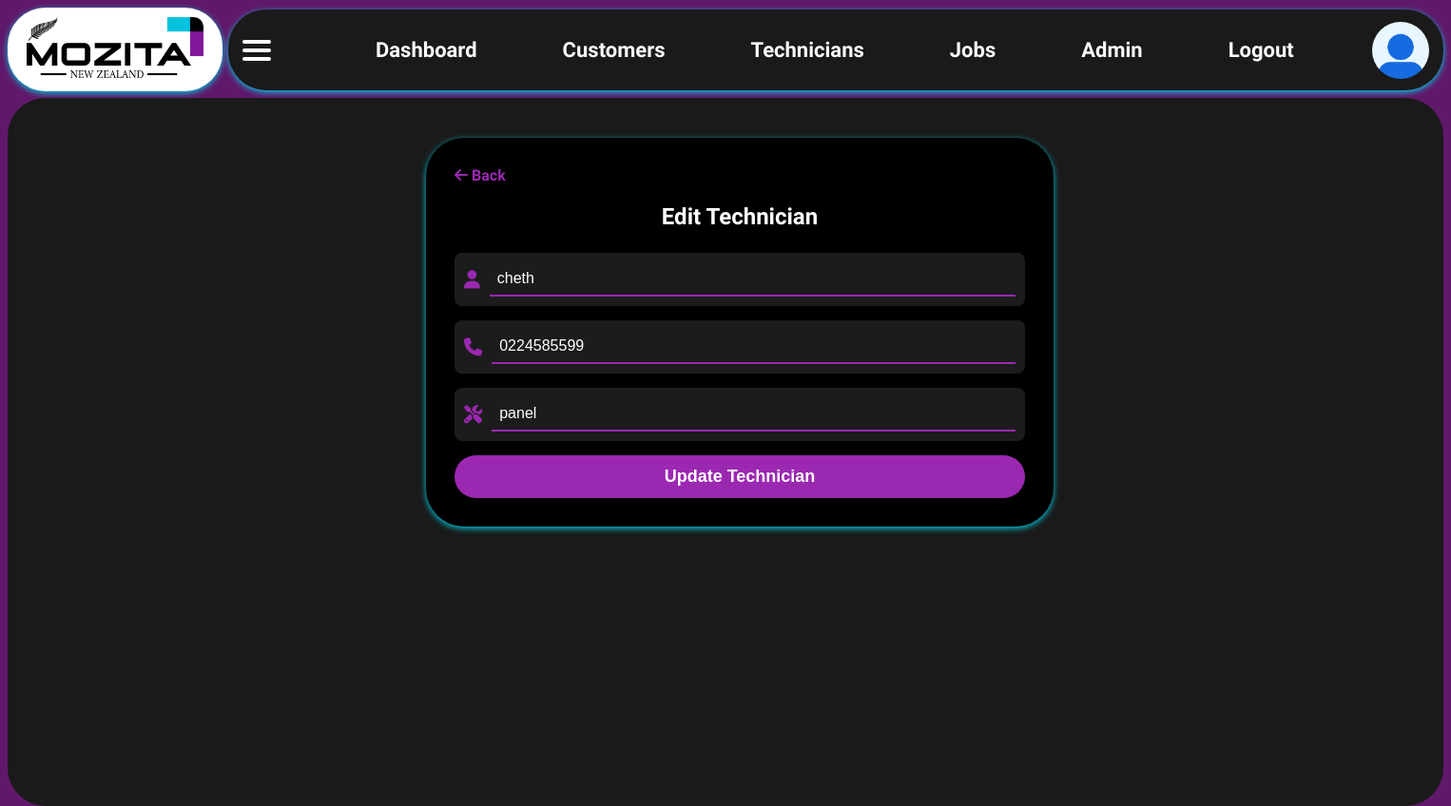
The page /edit_technician/1 (signed in) on the database as committed earlier.
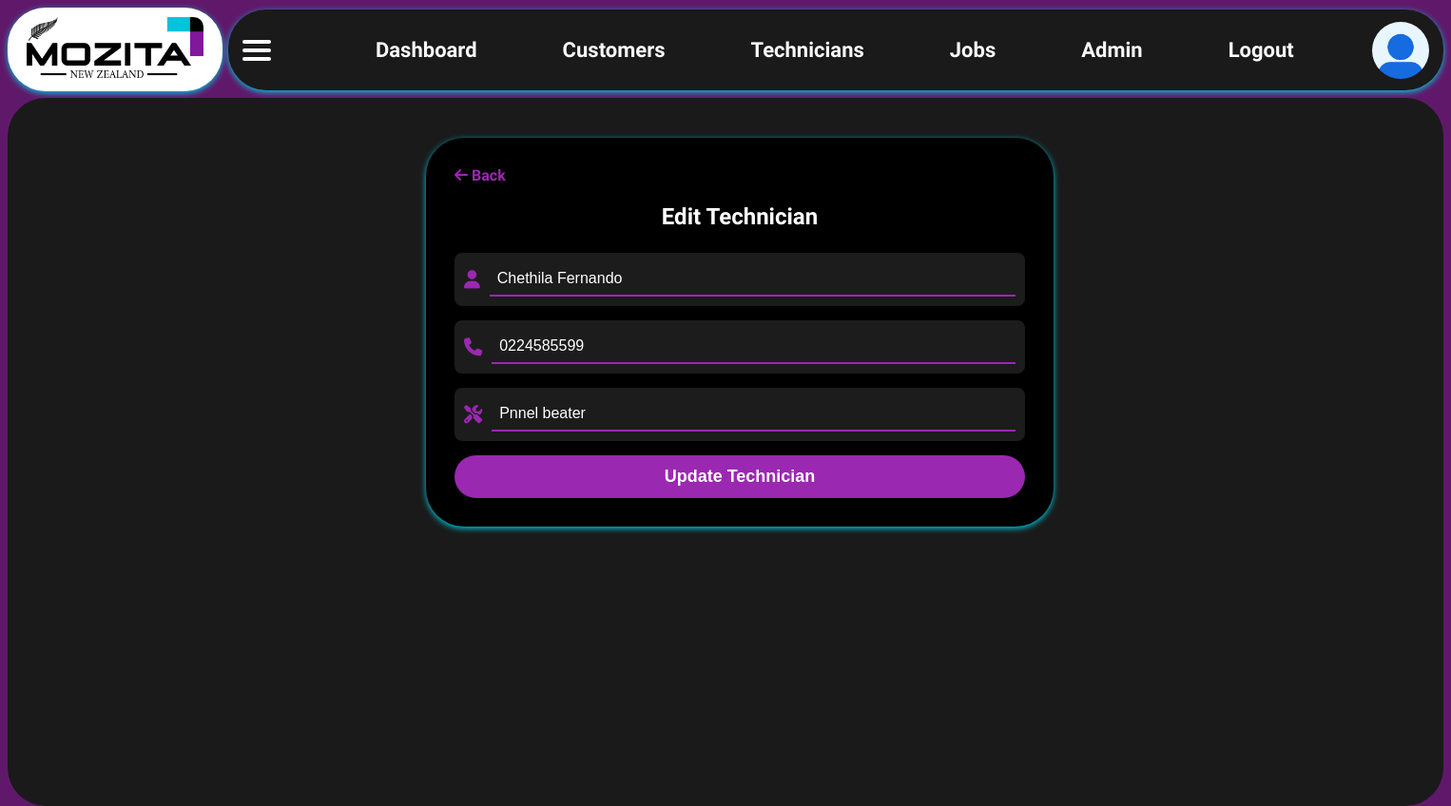
The same page on the database as committed later.
### app/models.py (models this page shows)
class Technician(db.Model):
    id = db.Column(db.Integer, primary_key=True)
    name = db.Column(db.String(100), nullable=False)
    phone = db.Column(db.String(20))
    specialization = db.Column(db.String(100))
    user_id = db.Column(db.Integer, unique=True, nullable=False)
    jobs = db.relationship('Job', back_populates='technician', cascade="all, delete-orphan")

### app/routes.py (the view, shortened to what this page needs)
@main.route('/edit_technician/<int:technician_id>', methods=['GET', 'POST'])
@login_required
def edit_technician(technician_id):
    tech = Technician.query.get_or_404(technician_id)
    return render_template('edit_technician.html', technician=tech)

### app/models.py (called while the page is built)
@login_manager.user_loader
def load_user(user_id):
    return User.query.get(int(user_id))

    @property
    def is_active(self):
        return self.active

### app/templates/edit_technician.html (shortened to what this page needs)
{% extends "layout.html" %}
{% block extra_css %}
<link rel="stylesheet" href="https://cdnjs.cloudflare.com/ajax/libs/font-awesome/6.4.0/css/all.min.css">
<link rel="stylesheet" href="{{ url_for('static', filename='edit_technician.css') }}">
{% endblock %}
{% block content %}
<div class="job-form-container">
  <a href="{{ url_for('main.technicians') }}" class="back-button">
    <i class="fas fa-arrow-left"></i> Back
  </a>
  <h2>Edit Technician</h2>
  <form method="POST">
    <div class="input-group">
      <i class="fas fa-user"></i>
      <input type="text" name="name" value="{{ technician.name }}" placeholder="Full Name" required>
    </div>
    <div class="input-group">
      <i class="fas fa-phone"></i>
      <input type="text" name="phone" value="{{ technician.phone }}" placeholder="Phone">
    </div>
    <div class="input-group">
      <i class="fas fa-tools"></i>
      <input type="text" name="specialization" value="{{ technician.specialization }}" placeholder="Specialization">
    </div>
    <button type="submit" class="btn-submit">Update Technician</button>
  </form>
</div>
{% endblock %}

Rows that differ between the two databases and show on the page:
changed Technician: name "cheth" → "Chethila Fernando"; specialization "panel" → "Pnnel beater"
